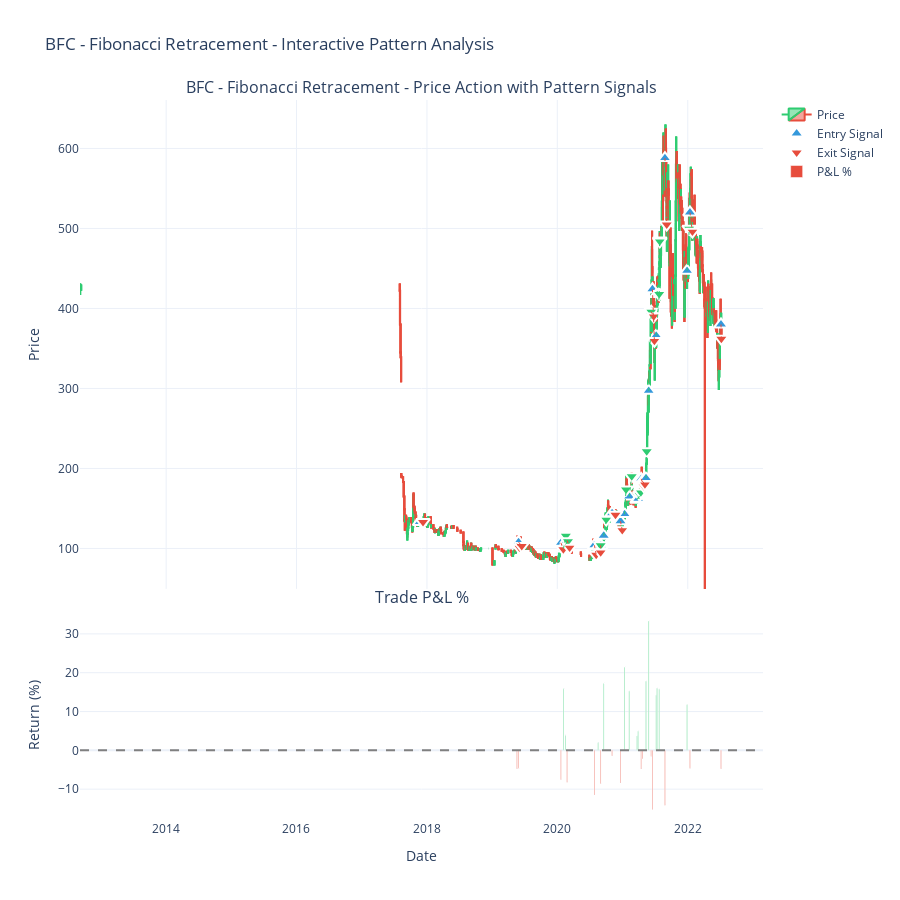

The code cell stored with this chart in its notebook:
### Markdown cell above
## Pattern Visualization Features

The `visualize_backtest_results` function now includes:

1. **Statistical Summary Charts** - Win/loss distribution, P&L histograms, cumulative returns
2. **Interactive Price Chart** (NEW!) - Plotly candlestick chart with:
   - Entry signals marked with blue triangles
   - Exit signals marked with green (profit) or red (loss) triangles
   - Dotted lines connecting entry/exit points
   - P&L bar chart below the price action
   - Interactive zoom, pan, and hover features

This makes it easy to visually verify if the pattern detection is working correctly by seeing exactly where signals are generated on the actual price chart.

### Code cell
def detect_fibonacci_retracement_pattern(daily_df: pd.DataFrame, idx: int) -> Dict:
    """
    Detect Fibonacci retracement pattern:
    1. Identify a significant swing (uptrend or downtrend)
    2. Calculate Fibonacci retracement levels (23.6%, 38.2%, 50%, 61.8%, 78.6%)
    3. Detect price retracement to key Fibonacci level
    4. Look for bullish reversal signal at Fibonacci support
    
    Args:
        daily_df: Daily timeframe data
        idx: Current index in daily_df
        
    Returns:
        Dict with 'signal': bool, 'entry_price': float, 'stop_loss': float, 
        'take_profit': float, 'details': dict
    """
    
    # Need at least 30 candles to identify proper swing
    if idx < 30:
        return {'signal': False}
    
    # Look back to find significant swing
    lookback = 20
    swing_data = daily_df.iloc[max(0, idx - lookback):idx]
    
    # Find swing high and swing low in the lookback period
    swing_high_idx = swing_data['high'].idxmax()
    swing_low_idx = swing_data['low'].idxmin()
    
    swing_high = swing_data.loc[swing_high_idx, 'high']
    swing_low = swing_data.loc[swing_low_idx, 'low']
    
    # Calculate swing magnitude
    swing_magnitude = swing_high - swing_low
    
    # Require minimum 5% swing to be significant
    if swing_magnitude / swing_low < 0.05:
        return {'signal': False}
    
    # Determine if we had an uptrend (low before high) or downtrend
    # For bullish signal, we want uptrend followed by retracement
    if swing_low_idx > swing_high_idx:
        # Downtrend - not suitable for bullish entry
        return {'signal': False}
    
    # Calculate Fibonacci retracement levels
    fib_levels = {
        '0.0': swing_high,
        '0.236': swing_high - (swing_magnitude * 0.236),
        '0.382': swing_high - (swing_magnitude * 0.382),
        '0.500': swing_high - (swing_magnitude * 0.500),
        '0.618': swing_high - (swing_magnitude * 0.618),
        '0.786': swing_high - (swing_magnitude * 0.786),
        '1.0': swing_low
    }
    
    # Get current candle
    current_candle = daily_df.iloc[idx]
    current_price = current_candle['close']
    current_low = current_candle['low']
    
    # Check if price has retraced to a key Fibonacci level (38.2%, 50%, or 61.8%)
    key_fib_levels = [0.382, 0.500, 0.618]
    touched_fib_level = None
    fib_level_value = None
    
    # Allow 1% tolerance for hitting Fibonacci level
    tolerance = swing_magnitude * 0.01
    
    for fib in key_fib_levels:
        fib_price = fib_levels[f'{fib:.3f}']
        if abs(current_low - fib_price) <= tolerance or (current_low <= fib_price <= current_candle['high']):
            touched_fib_level = fib
            fib_level_value = fib_price
            break
    
    if touched_fib_level is None:
        return {'signal': False}
    
    # Look for bullish reversal signal (bullish candle at Fibonacci level)
    is_bullish = current_candle['close'] > current_candle['open']
    
    # Additional confirmation: check if previous candle was bearish (showing selling pressure before reversal)
    if idx > 0:
        prev_candle = daily_df.iloc[idx - 1]
        prev_was_bearish = prev_candle['close'] < prev_candle['open']
        
        # Stronger signal if we have bearish-to-bullish reversal
        if not (is_bullish and prev_was_bearish):
            return {'signal': False}
    else:
        if not is_bullish:
            return {'signal': False}
    
    # Check volume confirmation (if available)
    if 'Traded_Shares' in current_candle.index:
        avg_volume = daily_df.iloc[max(0, idx-10):idx]['Traded_Shares'].mean()
        if current_candle['Traded_Shares'] < avg_volume * 0.8:
            # Low volume - weak signal
            return {'signal': False}
    
    # Define entry, stop loss, and take profit
    entry_price = current_candle['close']
    
    # Stop loss: below the Fibonacci level or swing low
    stop_loss = min(fib_level_value * 0.98, swing_low * 0.99)
    
    # Take profit: target the swing high or next Fibonacci extension
    # Use risk-reward ratio of 1:2
    risk = entry_price - stop_loss
    take_profit = entry_price + (risk * 2)
    
    # Alternative: target swing high if it gives better R:R
    potential_tp_swing_high = swing_high * 0.99  # Slightly below swing high
    if potential_tp_swing_high > take_profit:
        take_profit = potential_tp_swing_high
    
    return {
        'signal': True,
        'entry_price': entry_price,
        'stop_loss': stop_loss,
        'take_profit': take_profit,
        'details': {
            'swing_high': swing_high,
            'swing_low': swing_low,
            'fib_level_touched': touched_fib_level,
            'fib_level_price': fib_level_value,
            'fib_0.236': fib_levels['0.236'],
            'fib_0.382': fib_levels['0.382'],
            'fib_0.500': fib_levels['0.500'],
            'fib_0.618': fib_levels['0.618'],
            'entry_date': current_candle['date']
        }
    }


# Example: Backtest Fibonacci Retracement Pattern
symbol_fib = "BFC"

# Load stock data (reuse the data if already loaded)
if 'daily_df' not in locals() or daily_df.empty:
    daily_df = load_stock_data_from_hdfs(
        spark, 
        hdfs_base_path, 
        symbol_fib, 
        start_year=2012, 
        end_year=2022
    )

# Run backtest with Fibonacci pattern
print(f"\n{'='*80}")
print(f"BACKTESTING FIBONACCI RETRACEMENT PATTERN FOR {symbol_fib}")
print(f"{'='*80}")

trades_fib = backtest_pattern(
    daily_df, 
    detect_fibonacci_retracement_pattern,  # Use Fibonacci pattern function
    max_hold_days=30
)

# Visualize results
if trades_fib:
    results_fib_df = visualize_backtest_results(trades_fib, f"{symbol_fib} - Fibonacci Retracement", daily_df)
    
    # Display detailed results
    print("\n" + "="*100)
    print("FIRST 10 FIBONACCI PATTERN TRADES")
    print("="*100)
    display(results_fib_df[['entry_date', 'exit_date', 'entry_price', 'exit_price', 
                            'pnl_pct', 'exit_reason']].head(10))
    
    # Show pattern-specific details
    print("\n" + "="*100)
    print("FIBONACCI LEVEL DETAILS FOR FIRST 5 TRADES")
    print("="*100)
    for i, trade in enumerate(trades_fib[:5]):
        details = trade['details']
        print(f"\nTrade {i+1}:")
        print(f"  Entry Date: {trade['entry_date']}")
        print(f"  Swing High: {details.get('swing_high', 'N/A'):.2f}")
        print(f"  Swing Low: {details.get('swing_low', 'N/A'):.2f}")
        print(f"  Fib Level Touched: {details.get('fib_level_touched', 'N/A'):.1%}")
        print(f"  Fib Price: {details.get('fib_level_price', 'N/A'):.2f}")
        print(f"  Entry Price: {trade['entry_price']:.2f}")
        print(f"  P&L: {trade['pnl_pct']:.2f}%")
    
    # Export to CSV if needed
    # results_fib_df.to_csv(f'{symbol_fib}_fibonacci_backtest_results.csv', index=False)
else:
    print("No trades found matching the Fibonacci retracement pattern criteria.")

### Figure 1 — Plotly figure (JSON) as saved in the notebook; plotly's stock layout.template omitted (floating-point values rounded to 4 significant figures; data arrays with more than 128 entries replaced by an {"elided": "..."} marker saying what was removed)
{"data": [{"close": {"elided": "2745 float values"}, "decreasing": {"line": {"color": "#e74c3c"}}, "high": {"elided": "2745 float values"}, "increasing": {"line": {"color": "#2ecc71"}}, "low": {"elided": "2745 float values"}, "name": "Price", "open": {"elided": "2745 float values"}, "type": "candlestick", "x": {"elided": "2745 str values"}, "xaxis": "x", "yaxis": "y"}, {"hovertemplate": "<b>Entry Signal</b><br>Date: %{x}<br>Price: %{y:.2f}<extra></extra>", "marker": {"color": "#3498db", "line": {"color": "white", "width": 2}, "size": 12, "symbol": "triangle-up"}, "mode": "markers", "name": "Entry Signal", "text": ["Entry: 133.00", "Entry: 106.00", "Entry: 108.00", "Entry: 107.00", "Entry: 100.00", "Entry: 105.00", "Entry: 110.00", "Entry: 104.00", "Entry: 102.00", "Entry: 104.00", "Entry: 116.00", "Entry: 144.00", "Entry: 134.00", "Entry: 143.00", "Entry: 165.00", "Entry: 161.00", "Entry: 162.00", "Entry: 187.00", "Entry: 184.00", "Entry: 188.00", "Entry: 297.00", "Entry: 396.00", "Entry: 424.00", "Entry: 366.00", "Entry: 418.00", "Entry: 418.00", "Entry: 588.00", "Entry: 447.00", "Entry: 520.00", "Entry: 380.00"], "type": "scatter", "x": ["2017-11-21T00:00:00.000000000", "2019-05-20T00:00:00.000000000", "2019-05-29T00:00:00.000000000", "2020-01-21T00:00:00.000000000", "2020-02-05T00:00:00.000000000", "2020-02-16T00:00:00.000000000", "2020-02-25T00:00:00.000000000", "2020-07-27T00:00:00.000000000", "2020-08-17T00:00:00.000000000", "2020-08-31T00:00:00.000000000", "2020-09-17T00:00:00.000000000", "2020-11-03T00:00:00.000000000", "2020-12-20T00:00:00.000000000", "2021-01-12T00:00:00.000000000", "2021-02-07T00:00:00.000000000", "2021-03-23T00:00:00.000000000", "2021-03-29T00:00:00.000000000", "2021-04-15T00:00:00.000000000", "2021-04-22T00:00:00.000000000", "2021-05-12T00:00:00.000000000", "2021-05-27T00:00:00.000000000", "2021-06-10T00:00:00.000000000", "2021-06-17T00:00:00.000000000", "2021-07-08T00:00:00.000000000", "2021-07-13T00:00:00.000000000", "2021-07-25T00:00:00.000000000", "2021-08-26T00:00:00.000000000", "2021-12-28T00:00:00.000000000", "2022-01-13T00:00:00.000000000", "2022-07-06T00:00:00.000000000"], "xaxis": "x", "y": [133.0, 106.0, 108.0, 107.0, 100.0, 105.0, 110.0, 104.0, 102.0, 104.0, 116.0, 144.0, 134.0, 143.0, 165.0, 161.0, 162.0, 187.0, 184.0, 188.0, 297.0, 396.0, 424.0, 366.0, 418.0, 418.0, 588.0, 447.0, 520.0, 380.0], "yaxis": "y"}, {"hovertemplate": "<b>Exit Signal</b><br>Date: %{x}<br>Price: %{y:.2f}<br>%{text}<extra></extra>", "marker": {"color": ["#e74c3c", "#e74c3c", "#e74c3c", "#e74c3c", "#2ecc71", "#2ecc71", "#e74c3c", "#e74c3c", "#2ecc71", "#e74c3c", "#2ecc71", "#e74c3c", "#e74c3c", "#2ecc71", "#2ecc71", "#2ecc71", "#2ecc71", "#e74c3c", "#e74c3c", "#2ecc71", "#2ecc71", "#e74c3c", "#e74c3c", "#2ecc71", "#2ecc71", "#2ecc71", "#e74c3c", "#2ecc71", "#e74c3c", "#e74c3c"], "line": {"color": "white", "width": 2}, "size": 12, "symbol": "triangle-down"}, "mode": "markers", "name": "Exit Signal", "text": ["Exit: 133.00<br>P&L: 0.00%", "Exit: 101.00<br>P&L: -4.72%", "Exit: 103.00<br>P&L: -4.63%", "Exit: 99.00<br>P&L: -7.48%", "Exit: 115.86<br>P&L: 15.86%", "Exit: 109.00<br>P&L: 3.81%", "Exit: 100.98<br>P&L: -8.20%", "Exit: 92.07<br>P&L: -11.47%", "Exit: 104.00<br>P&L: 1.96%", "Exit: 95.04<br>P&L: -8.62%", "Exit: 136.00<br>P&L: 17.24%", "Exit: 142.00<br>P&L: -1.39%", "Exit: 122.76<br>P&L: -8.39%", "Exit: 173.58<br>P&L: 21.38%", "Exit: 190.08<br>P&L: 15.20%", "Exit: 167.00<br>P&L: 3.73%", "Exit: 170.00<br>P&L: 4.94%", "Exit: 178.00<br>P&L: -4.81%", "Exit: 180.00<br>P&L: -2.17%", "Exit: 221.46<br>P&L: 17.80%", "Exit: 396.00<br>P&L: 33.33%", "Exit: 390.00<br>P&L: -1.52%", "Exit: 359.37<br>P&L: -15.24%", "Exit: 418.00<br>P&L: 14.21%", "Exit: 485.00<br>P&L: 16.03%", "Exit: 483.78<br>P&L: 15.74%", "Exit: 504.90<br>P&L: -14.13%", "Exit: 499.50<br>P&L: 11.74%", "Exit: 496.00<br>P&L: -4.62%", "Exit: 362.00<br>P&L: -4.74%"], "type": "scatter", "x": ["2017-12-10T00:00:00.000000000", "2019-06-03T00:00:00.000000000", "2019-06-16T00:00:00.000000000", "2020-02-04T00:00:00.000000000", "2020-02-18T00:00:00.000000000", "2020-03-01T00:00:00.000000000", "2020-03-10T00:00:00.000000000", "2020-08-06T00:00:00.000000000", "2020-08-31T00:00:00.000000000", "2020-08-31T00:00:00.000000000", "2020-10-01T00:00:00.000000000", "2020-11-22T00:00:00.000000000", "2020-12-30T00:00:00.000000000", "2021-01-20T00:00:00.000000000", "2021-02-21T00:00:00.000000000", "2021-04-07T00:00:00.000000000", "2021-04-13T00:00:00.000000000", "2021-04-29T00:00:00.000000000", "2021-05-06T00:00:00.000000000", "2021-05-16T00:00:00.000000000", "2021-06-10T00:00:00.000000000", "2021-06-24T00:00:00.000000000", "2021-06-28T00:00:00.000000000", "2021-07-25T00:00:00.000000000", "2021-07-28T00:00:00.000000000", "2021-07-28T00:00:00.000000000", "2021-09-05T00:00:00.000000000", "2022-01-09T00:00:00.000000000", "2022-01-27T00:00:00.000000000", "2022-07-08T00:00:00.000000000"], "xaxis": "x", "y": [133.0, 101.0, 103.0, 99.0, 115.9, 109.0, 101.0, 92.07, 104.0, 95.04, 136.0, 142.0, 122.8, 173.6, 190.1, 167.0, 170.0, 178.0, 180.0, 221.5, 396.0, 390.0, 359.4, 418.0, 485.0, 483.8, 504.9, 499.5, 496.0, 362.0], "yaxis": "y"}, {"hoverinfo": "skip", "line": {"color": "#e74c3c", "dash": "dot", "width": 1}, "mode": "lines", "showlegend": false, "type": "scatter", "x": ["2017-11-21T00:00:00", "2017-12-10T00:00:00"], "xaxis": "x", "y": [133, 133], "yaxis": "y"}, {"hoverinfo": "skip", "line": {"color": "#e74c3c", "dash": "dot", "width": 1}, "mode": "lines", "showlegend": false, "type": "scatter", "x": ["2019-05-20T00:00:00", "2019-06-03T00:00:00"], "xaxis": "x", "y": [106, 101], "yaxis": "y"}, {"hoverinfo": "skip", "line": {"color": "#e74c3c", "dash": "dot", "width": 1}, "mode": "lines", "showlegend": false, "type": "scatter", "x": ["2019-05-29T00:00:00", "2019-06-16T00:00:00"], "xaxis": "x", "y": [108, 103], "yaxis": "y"}, {"hoverinfo": "skip", "line": {"color": "#e74c3c", "dash": "dot", "width": 1}, "mode": "lines", "showlegend": false, "type": "scatter", "x": ["2020-01-21T00:00:00", "2020-02-04T00:00:00"], "xaxis": "x", "y": [107, 99], "yaxis": "y"}, {"hoverinfo": "skip", "line": {"color": "#2ecc71", "dash": "dot", "width": 1}, "mode": "lines", "showlegend": false, "type": "scatter", "x": ["2020-02-05T00:00:00", "2020-02-18T00:00:00"], "xaxis": "x", "y": [100, 115.9], "yaxis": "y"}, {"hoverinfo": "skip", "line": {"color": "#2ecc71", "dash": "dot", "width": 1}, "mode": "lines", "showlegend": false, "type": "scatter", "x": ["2020-02-16T00:00:00", "2020-03-01T00:00:00"], "xaxis": "x", "y": [105, 109], "yaxis": "y"}, {"hoverinfo": "skip", "line": {"color": "#e74c3c", "dash": "dot", "width": 1}, "mode": "lines", "showlegend": false, "type": "scatter", "x": ["2020-02-25T00:00:00", "2020-03-10T00:00:00"], "xaxis": "x", "y": [110, 101.0], "yaxis": "y"}, {"hoverinfo": "skip", "line": {"color": "#e74c3c", "dash": "dot", "width": 1}, "mode": "lines", "showlegend": false, "type": "scatter", "x": ["2020-07-27T00:00:00", "2020-08-06T00:00:00"], "xaxis": "x", "y": [104, 92.07], "yaxis": "y"}, {"hoverinfo": "skip", "line": {"color": "#2ecc71", "dash": "dot", "width": 1}, "mode": "lines", "showlegend": false, "type": "scatter", "x": ["2020-08-17T00:00:00", "2020-08-31T00:00:00"], "xaxis": "x", "y": [102, 104], "yaxis": "y"}, {"hoverinfo": "skip", "line": {"color": "#e74c3c", "dash": "dot", "width": 1}, "mode": "lines", "showlegend": false, "type": "scatter", "x": ["2020-08-31T00:00:00", "2020-08-31T00:00:00"], "xaxis": "x", "y": [104, 95.04], "yaxis": "y"}, {"hoverinfo": "skip", "line": {"color": "#2ecc71", "dash": "dot", "width": 1}, "mode": "lines", "showlegend": false, "type": "scatter", "x": ["2020-09-17T00:00:00", "2020-10-01T00:00:00"], "xaxis": "x", "y": [116, 136], "yaxis": "y"}, {"hoverinfo": "skip", "line": {"color": "#e74c3c", "dash": "dot", "width": 1}, "mode": "lines", "showlegend": false, "type": "scatter", "x": ["2020-11-03T00:00:00", "2020-11-22T00:00:00"], "xaxis": "x", "y": [144, 142], "yaxis": "y"}, {"hoverinfo": "skip", "line": {"color": "#e74c3c", "dash": "dot", "width": 1}, "mode": "lines", "showlegend": false, "type": "scatter", "x": ["2020-12-20T00:00:00", "2020-12-30T00:00:00"], "xaxis": "x", "y": [134, 122.8], "yaxis": "y"}, {"hoverinfo": "skip", "line": {"color": "#2ecc71", "dash": "dot", "width": 1}, "mode": "lines", "showlegend": false, "type": "scatter", "x": ["2021-01-12T00:00:00", "2021-01-20T00:00:00"], "xaxis": "x", "y": [143, 173.6], "yaxis": "y"}, {"hoverinfo": "skip", "line": {"color": "#2ecc71", "dash": "dot", "width": 1}, "mode": "lines", "showlegend": false, "type": "scatter", "x": ["2021-02-07T00:00:00", "2021-02-21T00:00:00"], "xaxis": "x", "y": [165, 190.1], "yaxis": "y"}, {"hoverinfo": "skip", "line": {"color": "#2ecc71", "dash": "dot", "width": 1}, "mode": "lines", "showlegend": false, "type": "scatter", "x": ["2021-03-23T00:00:00", "2021-04-07T00:00:00"], "xaxis": "x", "y": [161, 167], "yaxis": "y"}, {"hoverinfo": "skip", "line": {"color": "#2ecc71", "dash": "dot", "width": 1}, "mode": "lines", "showlegend": false, "type": "scatter", "x": ["2021-03-29T00:00:00", "2021-04-13T00:00:00"], "xaxis": "x", "y": [162, 170], "yaxis": "y"}, {"hoverinfo": "skip", "line": {"color": "#e74c3c", "dash": "dot", "width": 1}, "mode": "lines", "showlegend": false, "type": "scatter", "x": ["2021-04-15T00:00:00", "2021-04-29T00:00:00"], "xaxis": "x", "y": [187, 178], "yaxis": "y"}, {"hoverinfo": "skip", "line": {"color": "#e74c3c", "dash": "dot", "width": 1}, "mode": "lines", "showlegend": false, "type": "scatter", "x": ["2021-04-22T00:00:00", "2021-05-06T00:00:00"], "xaxis": "x", "y": [184, 180], "yaxis": "y"}, {"hoverinfo": "skip", "line": {"color": "#2ecc71", "dash": "dot", "width": 1}, "mode": "lines", "showlegend": false, "type": "scatter", "x": ["2021-05-12T00:00:00", "2021-05-16T00:00:00"], "xaxis": "x", "y": [188, 221.5], "yaxis": "y"}, {"hoverinfo": "skip", "line": {"color": "#2ecc71", "dash": "dot", "width": 1}, "mode": "lines", "showlegend": false, "type": "scatter", "x": ["2021-05-27T00:00:00", "2021-06-10T00:00:00"], "xaxis": "x", "y": [297, 396], "yaxis": "y"}, {"hoverinfo": "skip", "line": {"color": "#e74c3c", "dash": "dot", "width": 1}, "mode": "lines", "showlegend": false, "type": "scatter", "x": ["2021-06-10T00:00:00", "2021-06-24T00:00:00"], "xaxis": "x", "y": [396, 390], "yaxis": "y"}, {"hoverinfo": "skip", "line": {"color": "#e74c3c", "dash": "dot", "width": 1}, "mode": "lines", "showlegend": false, "type": "scatter", "x": ["2021-06-17T00:00:00", "2021-06-28T00:00:00"], "xaxis": "x", "y": [424, 359.4], "yaxis": "y"}, {"hoverinfo": "skip", "line": {"color": "#2ecc71", "dash": "dot", "width": 1}, "mode": "lines", "showlegend": false, "type": "scatter", "x": ["2021-07-08T00:00:00", "2021-07-25T00:00:00"], "xaxis": "x", "y": [366, 418], "yaxis": "y"}, {"hoverinfo": "skip", "line": {"color": "#2ecc71", "dash": "dot", "width": 1}, "mode": "lines", "showlegend": false, "type": "scatter", "x": ["2021-07-13T00:00:00", "2021-07-28T00:00:00"], "xaxis": "x", "y": [418, 485], "yaxis": "y"}, {"hoverinfo": "skip", "line": {"color": "#2ecc71", "dash": "dot", "width": 1}, "mode": "lines", "showlegend": false, "type": "scatter", "x": ["2021-07-25T00:00:00", "2021-07-28T00:00:00"], "xaxis": "x", "y": [418, 483.8], "yaxis": "y"}, {"hoverinfo": "skip", "line": {"color": "#e74c3c", "dash": "dot", "width": 1}, "mode": "lines", "showlegend": false, "type": "scatter", "x": ["2021-08-26T00:00:00", "2021-09-05T00:00:00"], "xaxis": "x", "y": [588, 504.9], "yaxis": "y"}, {"hoverinfo": "skip", "line": {"color": "#2ecc71", "dash": "dot", "width": 1}, "mode": "lines", "showlegend": false, "type": "scatter", "x": ["2021-12-28T00:00:00", "2022-01-09T00:00:00"], "xaxis": "x", "y": [447, 499.5], "yaxis": "y"}, {"hoverinfo": "skip", "line": {"color": "#e74c3c", "dash": "dot", "width": 1}, "mode": "lines", "showlegend": false, "type": "scatter", "x": ["2022-01-13T00:00:00", "2022-01-27T00:00:00"], "xaxis": "x", "y": [520, 496], "yaxis": "y"}, {"hoverinfo": "skip", "line": {"color": "#e74c3c", "dash": "dot", "width": 1}, "mode": "lines", "showlegend": false, "type": "scatter", "x": ["2022-07-06T00:00:00", "2022-07-08T00:00:00"], "xaxis": "x", "y": [380, 362], "yaxis": "y"}, {"hovertemplate": "<b>Trade P&L</b><br>Entry: %{x}<br>Return: %{y:.2f}%<extra></extra>", "marker": {"color": ["#e74c3c", "#e74c3c", "#e74c3c", "#e74c3c", "#2ecc71", "#2ecc71", "#e74c3c", "#e74c3c", "#2ecc71", "#e74c3c", "#2ecc71", "#e74c3c", "#e74c3c", "#2ecc71", "#2ecc71", "#2ecc71", "#2ecc71", "#e74c3c", "#e74c3c", "#2ecc71", "#2ecc71", "#e74c3c", "#e74c3c", "#2ecc71", "#2ecc71", "#2ecc71", "#e74c3c", "#2ecc71", "#e74c3c", "#e74c3c"]}, "name": "P&L %", "text": ["0.0%", "-4.7%", "-4.6%", "-7.5%", "15.9%", "3.8%", "-8.2%", "-11.5%", "2.0%", "-8.6%", "17.2%", "-1.4%", "-8.4%", "21.4%", "15.2%", "3.7%", "4.9%", "-4.8%", "-2.2%", "17.8%", "33.3%", "-1.5%", "-15.2%", "14.2%", "16.0%", "15.7%", "-14.1%", "11.7%", "-4.6%", "-4.7%"], "type": "bar", "x": ["2017-11-21T00:00:00.000000000", "2019-05-20T00:00:00.000000000", "2019-05-29T00:00:00.000000000", "2020-01-21T00:00:00.000000000", "2020-02-05T00:00:00.000000000", "2020-02-16T00:00:00.000000000", "2020-02-25T00:00:00.000000000", "2020-07-27T00:00:00.000000000", "2020-08-17T00:00:00.000000000", "2020-08-31T00:00:00.000000000", "2020-09-17T00:00:00.000000000", "2020-11-03T00:00:00.000000000", "2020-12-20T00:00:00.000000000", "2021-01-12T00:00:00.000000000", "2021-02-07T00:00:00.000000000", "2021-03-23T00:00:00.000000000", "2021-03-29T00:00:00.000000000", "2021-04-15T00:00:00.000000000", "2021-04-22T00:00:00.000000000", "2021-05-12T00:00:00.000000000", "2021-05-27T00:00:00.000000000", "2021-06-10T00:00:00.000000000", "2021-06-17T00:00:00.000000000", "2021-07-08T00:00:00.000000000", "2021-07-13T00:00:00.000000000", "2021-07-25T00:00:00.000000000", "2021-08-26T00:00:00.000000000", "2021-12-28T00:00:00.000000000", "2022-01-13T00:00:00.000000000", "2022-07-06T00:00:00.000000000"], "xaxis": "x2", "y": [0.0, -4.717, -4.63, -7.477, 15.86, 3.81, -8.2, -11.47, 1.961, -8.615, 17.24, -1.389, -8.388, 21.38, 15.2, 3.727, 4.938, -4.813, -2.174, 17.8, 33.33, -1.515, -15.24, 14.21, 16.03, 15.74, -14.13, 11.74, -4.615, -4.737], "yaxis": "y2"}], "layout": {"annotations": [{"font": {"size": 16}, "showarrow": false, "text": "BFC - Fibonacci Retracement - Price Action with Pattern Signals", "x": 0.5, "xanchor": "center", "xref": "paper", "y": 1.0, "yanchor": "bottom", "yref": "paper"}, {"font": {"size": 16}, "showarrow": false, "text": "Trade P&L %", "x": 0.5, "xanchor": "center", "xref": "paper", "y": 0.291, "yanchor": "bottom", "yref": "paper"}], "height": 900, "hovermode": "x unified", "shapes": [{"line": {"color": "gray", "dash": "dash"}, "type": "line", "x0": 0, "x1": 1, "xref": "x2 domain", "y0": 0, "y1": 0, "yref": "y2"}], "showlegend": true, "title": {"text": "BFC - Fibonacci Retracement - Interactive Pattern Analysis"}, "xaxis": {"anchor": "y", "domain": [0, 1], "matches": "x2", "rangeslider": {"visible": false}, "showticklabels": false}, "xaxis2": {"anchor": "y2", "domain": [0, 1], "title": {"text": "Date"}}, "yaxis": {"anchor": "x", "domain": [0.321, 1.0], "title": {"text": "Price"}}, "yaxis2": {"anchor": "x2", "domain": [0, 0.291], "title": {"text": "Return (%)"}}}}
